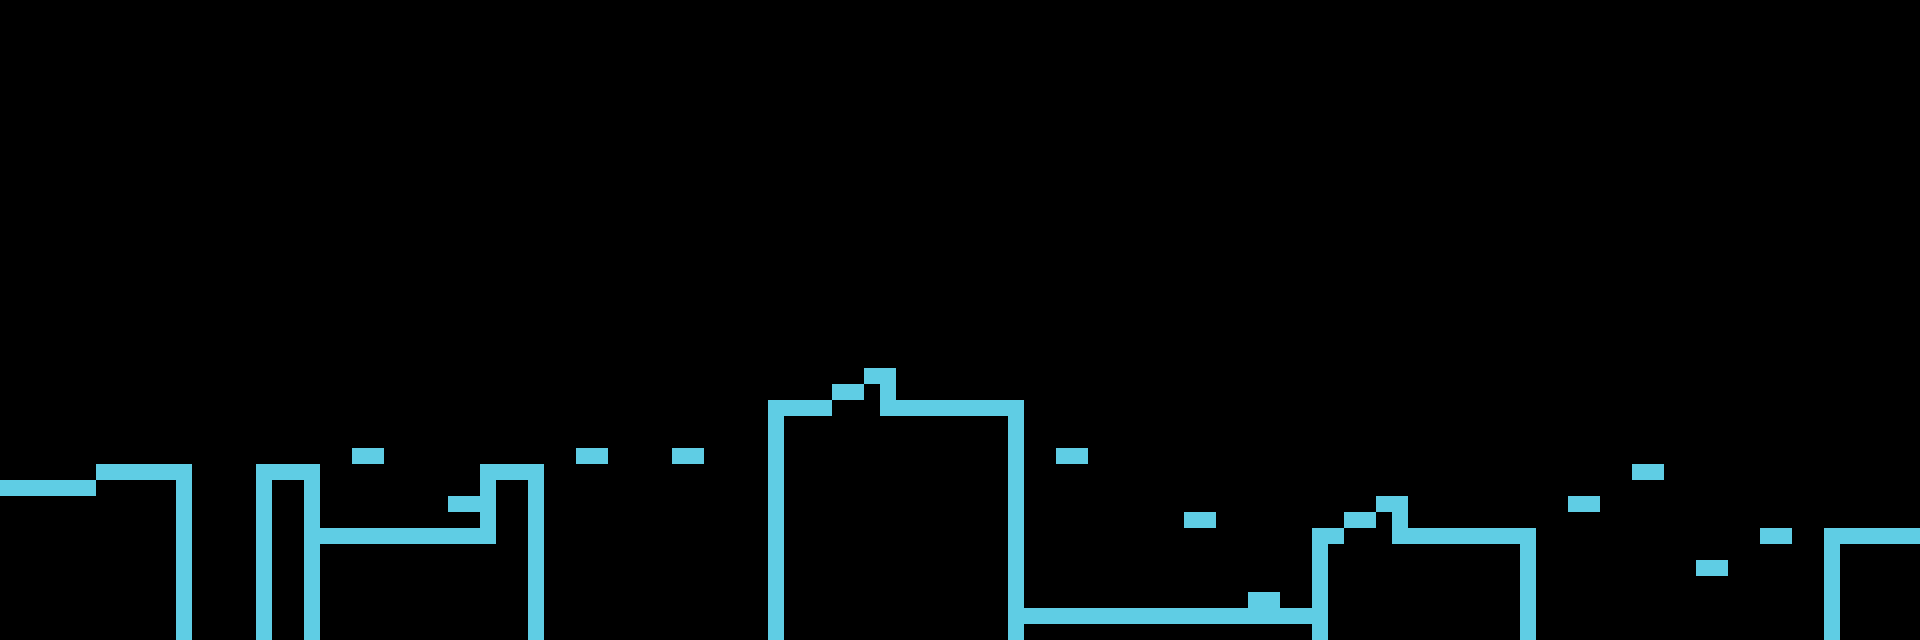

The image is a tile-based game level rendered from a .tmx file. Its description and complete source (layers, tilesets, objects, tile grids) follow:
An orthogonal 60x20 tile map with 32x32 px tiles, 1 tile layer (Tile Layer 1) and 29 objects.

<map version="1.10" tiledversion="1.11.0" orientation="orthogonal" renderorder="right-down" width="60" height="20" tilewidth="32" tileheight="32" infinite="0" nextlayerid="3" nextobjectid="67">
 <tileset firstgid="1" source="cyberterrain.tsx" />
 <layer id="1" name="Tile Layer 1" width="60" height="20">
  <data encoding="csv">
0,0,0,0,0,0,0,0,0,0,0,0,0,0,0,0,0,0,0,0,0,0,0,0,0,0,0,0,0,0,0,0,0,0,0,0,0,0,0,0,0,0,0,0,0,0,0,0,0,0,0,0,0,0,0,0,0,0,0,0,
0,0,0,0,0,0,0,0,0,0,0,0,0,0,0,0,0,0,0,0,0,0,0,0,0,0,0,0,0,0,0,0,0,0,0,0,0,0,0,0,0,0,0,0,0,0,0,0,0,0,0,0,0,0,0,0,0,0,0,0,
0,0,0,0,0,0,0,0,0,0,0,0,0,0,0,0,0,0,0,0,0,0,0,0,0,0,0,0,0,0,0,0,0,0,0,0,0,0,0,0,0,0,0,0,0,0,0,0,0,0,0,0,0,0,0,0,0,0,0,0,
0,0,0,0,0,0,0,0,0,0,0,0,0,0,0,0,0,0,0,0,0,0,0,0,0,0,0,0,0,0,0,0,0,0,0,0,0,0,0,0,0,0,0,0,0,0,0,0,0,0,0,0,0,0,0,0,0,0,0,0,
0,0,0,0,0,0,0,0,0,0,0,0,0,0,0,0,0,0,0,0,0,0,0,0,0,0,0,0,0,0,0,0,0,0,0,0,0,0,0,0,0,0,0,0,0,0,0,0,0,0,0,0,0,0,0,0,0,0,0,0,
0,0,0,0,0,0,0,0,0,0,0,0,0,0,0,0,0,0,0,0,0,0,0,0,0,0,0,0,0,0,0,0,0,0,0,0,0,0,0,0,0,0,0,0,0,0,0,0,0,0,0,0,0,0,0,0,0,0,0,0,
0,0,0,0,0,0,0,0,0,0,0,0,0,0,0,0,0,0,0,0,0,0,0,0,0,0,0,0,0,0,0,0,0,0,0,0,0,0,0,0,0,0,0,0,0,0,0,0,0,0,0,0,0,0,0,0,0,0,0,0,
0,0,0,0,0,0,0,0,0,0,0,0,0,0,0,0,0,0,0,0,0,0,0,0,0,0,0,0,0,0,0,0,0,0,0,0,0,0,0,0,0,0,0,0,0,0,0,0,0,0,0,0,0,0,0,0,0,0,0,0,
0,0,0,0,0,0,0,0,0,0,0,0,0,0,0,0,0,0,0,0,0,0,0,0,0,0,0,0,0,0,0,0,0,0,0,0,0,0,0,0,0,0,0,0,0,0,0,0,0,0,0,0,0,0,0,0,0,0,0,0,
0,0,0,0,0,0,0,0,0,0,0,0,0,0,0,0,0,0,0,0,0,0,0,0,0,0,0,0,0,0,0,0,0,0,0,0,0,0,0,0,0,0,0,0,0,0,0,0,0,0,0,0,0,0,0,0,0,0,0,0,
0,0,0,0,0,0,0,0,0,0,0,0,0,0,0,0,0,0,0,0,0,0,0,0,0,0,0,0,0,0,0,0,0,0,0,0,0,0,0,0,0,0,0,0,0,0,0,0,0,0,0,0,0,0,0,0,0,0,0,0,
0,0,0,0,0,0,0,0,0,0,0,0,0,0,0,0,0,0,0,0,0,0,0,0,0,0,0,2,0,0,0,0,0,0,0,0,0,0,0,0,0,0,0,0,0,0,0,0,0,0,0,0,0,0,0,0,0,0,0,0,
0,0,0,0,0,0,0,0,0,0,0,0,0,0,0,0,0,0,0,0,0,0,0,0,2,2,1,4,2,2,2,2,0,0,0,0,0,0,0,0,0,0,0,0,0,0,0,0,0,0,0,0,0,0,0,0,0,0,0,0,
0,0,0,0,0,0,0,0,0,0,0,0,0,0,0,0,0,0,0,0,0,0,0,0,3,0,0,0,0,0,0,4,0,0,0,0,0,0,0,0,0,0,0,0,0,0,0,0,0,0,0,0,0,0,0,0,0,0,0,0,
0,0,0,2,2,2,0,0,2,2,0,1,0,0,0,2,2,0,1,0,0,1,0,0,3,0,0,0,0,0,0,4,0,1,0,0,0,0,0,0,0,0,0,0,0,0,0,0,0,0,0,2,0,0,0,0,0,0,0,0,
1,1,1,0,0,4,0,0,3,4,0,0,0,0,2,3,4,0,0,0,0,0,0,0,3,0,0,0,0,0,0,4,0,0,0,0,0,0,0,0,0,0,0,2,0,0,0,0,0,2,0,0,0,0,0,0,0,0,0,0,
0,0,0,0,0,4,0,0,3,4,2,2,2,2,2,3,4,0,0,0,0,0,0,0,3,0,0,0,0,0,0,4,0,0,0,0,0,1,0,0,0,2,1,4,2,2,2,2,0,0,0,0,0,0,0,2,0,2,2,2,
0,0,0,0,0,4,0,0,3,4,0,0,0,0,0,0,4,0,0,0,0,0,0,0,3,0,0,0,0,0,0,4,0,0,0,0,0,0,0,0,0,3,0,0,0,0,0,4,0,0,0,0,0,2,0,0,0,3,0,0,
0,0,0,0,0,4,0,0,3,4,0,0,0,0,0,0,4,0,0,0,0,0,0,0,3,0,0,0,0,0,0,4,0,0,0,0,0,0,0,2,0,3,0,0,0,0,0,4,0,0,0,0,0,0,0,0,0,3,0,0,
0,0,0,0,0,4,0,0,3,4,0,0,0,0,0,0,4,0,0,0,0,0,0,0,3,0,0,0,0,0,0,4,1,1,1,1,1,1,1,1,1,3,0,0,0,0,0,4,0,0,0,0,0,0,0,0,0,3,0,0
</data>
 </layer>
 <objectgroup id="2" name="Object Layer 1">
  <object id="1" x="-0.25" y="479.5" width="96" height="17.5" />
  <object id="9" x="255.75" y="464.25" width="64.25" height="175" />
  <object id="10" x="351.75" y="448.5" width="32.25" height="16.5" />
  <object id="11" x="320.5" y="527.75" width="223.5" height="112" />
  <object id="12" x="447.5" y="496.75" width="48.25" height="16" />
  <object id="13" x="479.75" y="464.25" width="63.75" height="64" />
  <object id="14" x="96" y="464" width="96" height="175.5" />
  <object id="15" x="576" y="447.25" width="31.5" height="16.75" />
  <object id="19" x="1024.25" y="606.5" width="304" height="33.5" />
  <object id="24" x="1183.75" y="512.25" width="31" height="16" />
  <object id="27" x="1056.25" y="448" width="31.5" height="16" />
  <object id="32" x="1312" y="544.5" width="16.25" height="61.75" />
  <object id="33" x="1520" y="544" width="17" height="96" />
  <object id="34" x="1568.25" y="495.5" width="31.5" height="17" />
  <object id="35" x="1631.75" y="463" width="32" height="17.25" />
  <object id="36" x="1696.5" y="560" width="31.25" height="16.5" />
  <object id="37" x="1760" y="527.25" width="32" height="17" />
  <object id="38" x="1824.25" y="527.5" width="94.75" height="112.5" />
  <object id="42" x="671.5" y="448.25" width="32.5" height="16" />
  <object id="44" x="1248" y="592.25" width="31.75" height="14" />
  <object id="47" x="768.25" y="400" width="64" height="236" />
  <object id="51" x="831.5" y="384.25" width="32.25" height="16.75" />
  <object id="55" x="1343.75" y="512.25" width="64" height="32.25" />
  <object id="56" x="1375.75" y="496.5" width="32" height="15.5" />
  <object id="57" x="1312.25" y="528.25" width="31.25" height="15.25" />
  <object id="58" x="1407.75" y="527.5" width="128.75" height="16" />
  <object id="63" x="863.75" y="368.25" width="31.75" height="16" />
  <object id="64" x="879.5" y="384.25" width="16.25" height="31.5" />
  <object id="66" x="895.5" y="399.75" width="128.75" height="240.5" />
 </objectgroup>
</map>